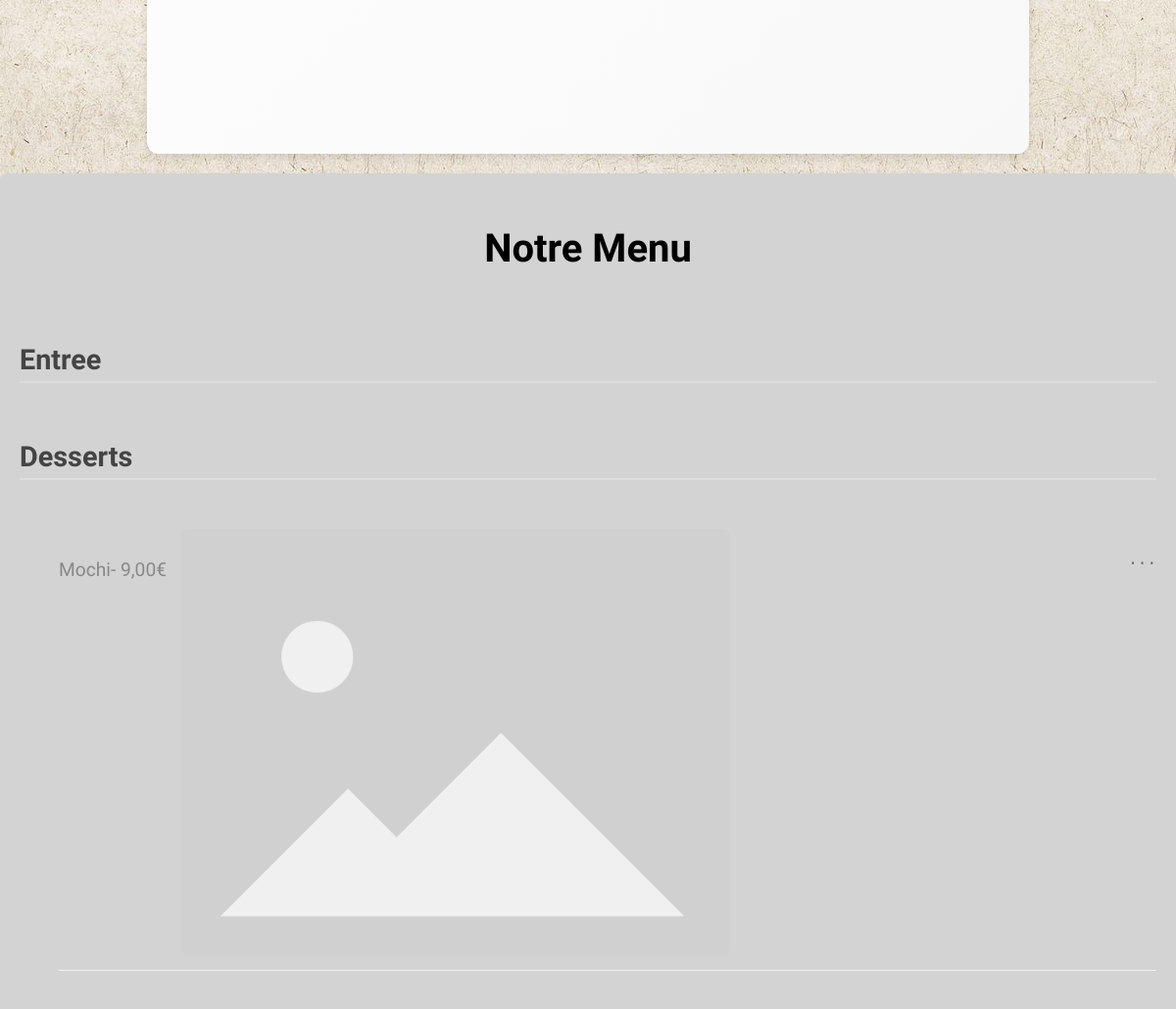
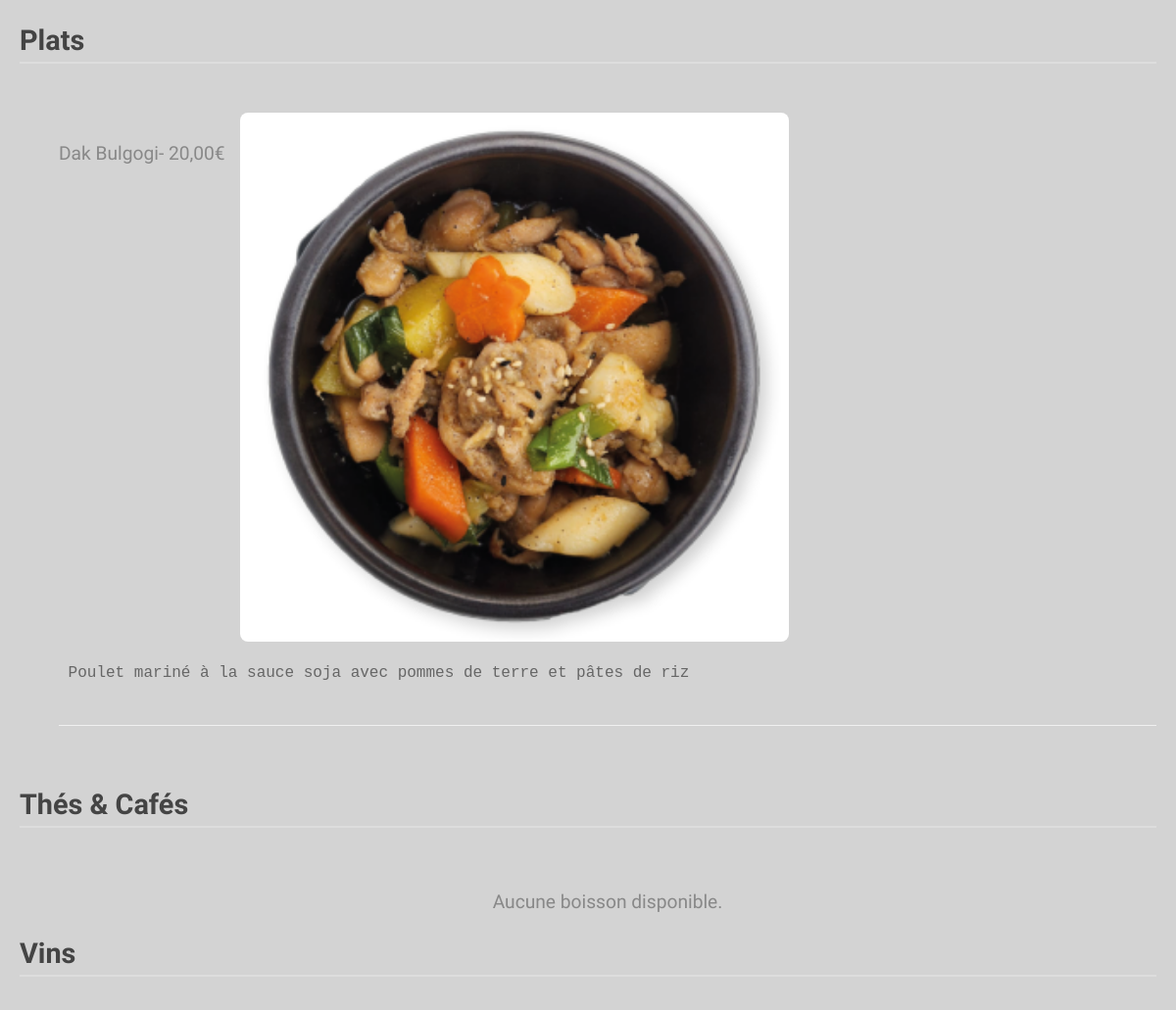
Before: /restaurants/traiteur/ (middle part) with the older database file (2 pictures, top to bottom).
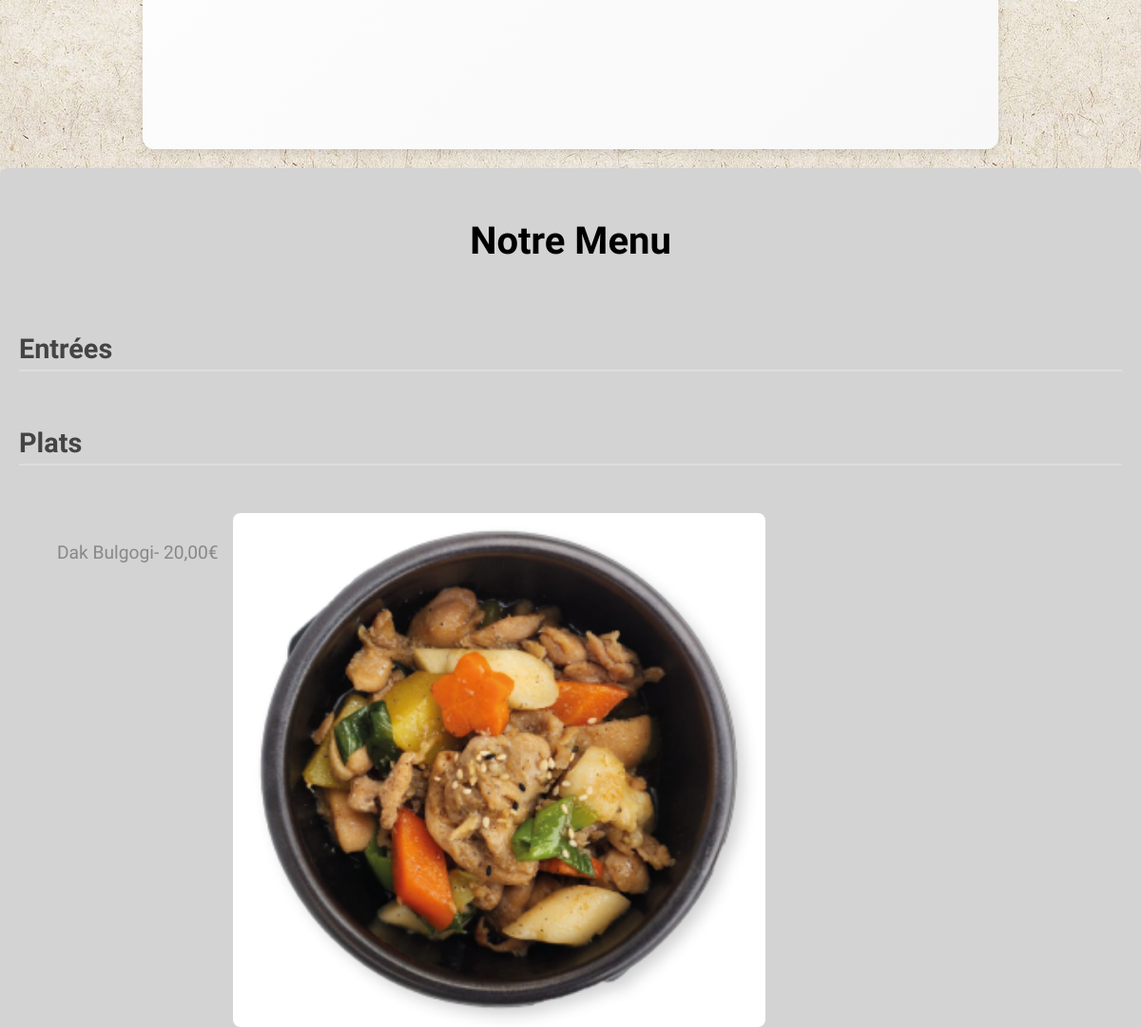
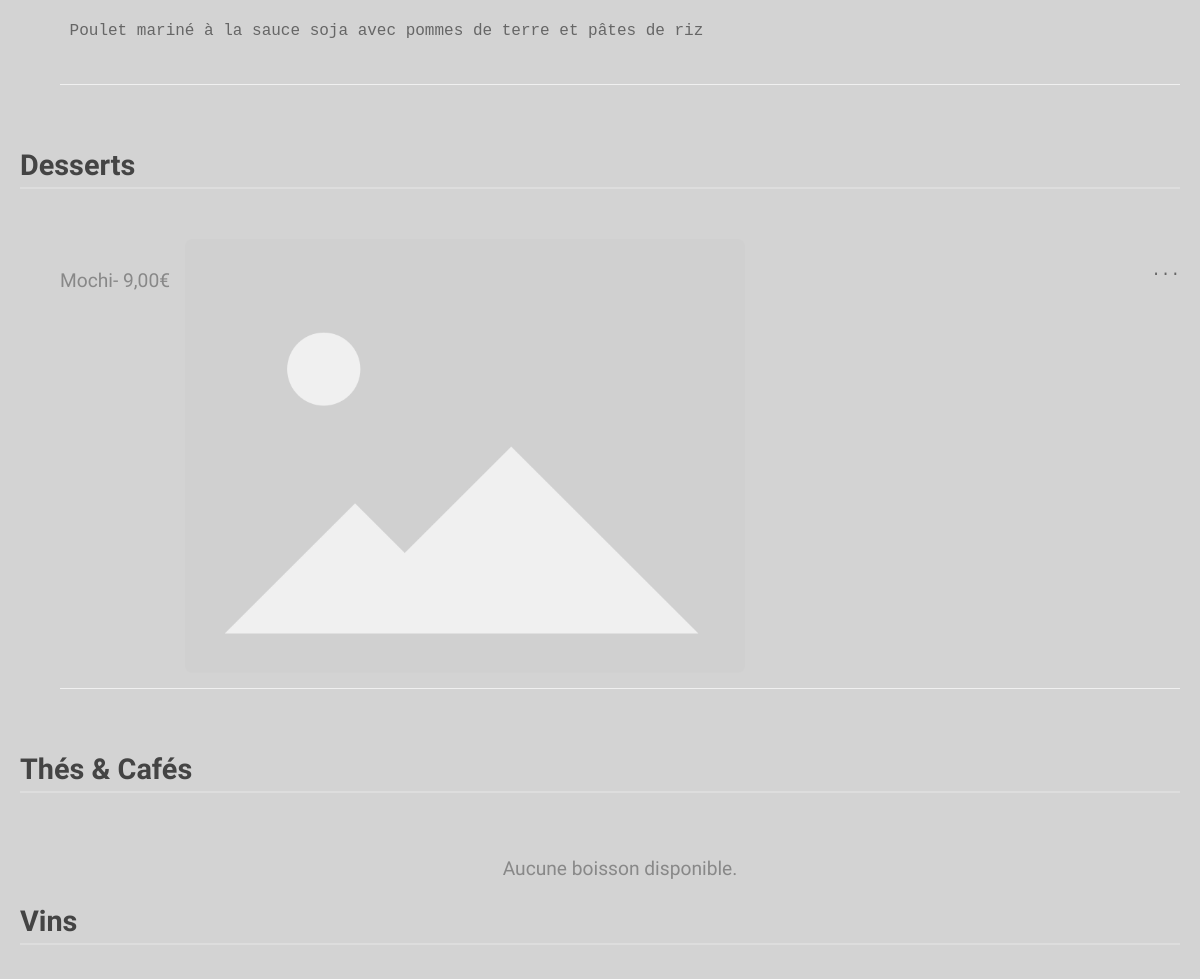
After: the same page with the newer database file (2 pictures, top to bottom).
### menu/models.py (models this page shows, shortened)
class Menu(models.Model):
    nom = models.CharField(max_length=100, unique=True)
    restaurant = models.ForeignKey(Restaurant, on_delete=models.CASCADE)
    visible = models.BooleanField(default=True)
    priorite = models.PositiveIntegerField(default =0, blank =False, null=False)

class CategoriePlat(models.Model):
    nom  = models.CharField(max_length=100, unique=True)
    description = models.TextField(blank=True, null=True)
    priorite = models.PositiveIntegerField(default =0, blank =False, null=False)

class Plat(models.Model):
    menu = models.ForeignKey(Menu, on_delete=models.CASCADE)
    categorie = models.ForeignKey(CategoriePlat, on_delete=models.CASCADE)
    nom  = models.CharField(max_length=100, unique=True)
    prix = models.DecimalField(max_digits=6, decimal_places=2)
    description = models.TextField(blank=True, null=True)
    image_path = models.CharField(max_length=255, blank=True, null=True)
    priorite = models.PositiveIntegerField(default =0, blank =False, null=False)

class CategorieBoisson(models.Model):
    nom  = models.CharField(max_length=100, unique=True)
    description = models.TextField(blank=True, null=True)
    priorite = models.PositiveIntegerField(default =0, blank =False, null=False)

### menu/views.py (the view)
# urls.py: path('<str:restaurant_nom>/', menu, name='menu'),
def menu(request,restaurant_nom):
    restaurant = get_object_or_404(Restaurant, nom=restaurant_nom)
    menus = Menu.objects.filter(restaurant=restaurant).order_by("priorite")
    categoriesPlats = CategoriePlat.objects.all().order_by("priorite")
    categoriesBoissons= CategorieBoisson.objects.all().order_by("priorite")
    plats = Plat.objects.filter(categorie__in=categoriesPlats, menu__in=menus).order_by("priorite")
    accompagnementsPlats = AccompagnementPlat.objects.filter(plat__in=plats).order_by("priorite")
    boissons = Boisson.objects.filter(categorie__in=categoriesBoissons, menu__in=menus).order_by("priorite")
    accompagnementsBoissons = AccompagnementBoisson.objects.filter(boisson__in=boissons).order_by("priorite")
    return render(request, 'menu/restaurant.html', { 'restaurant': restaurant,'menus': menus, 'categoriesPlats': categoriesPlats, 'plats': plats, 'accompagnementsPlats':accompagnementsPlats, 'categoriesBoissons': categoriesBoissons, 'boissons':boissons,'accompagnementsBoissons':accompagnementsBoissons})

### menu/templates/menu/restaurant.html (shortened to what this page needs)
{% extends "menu/base.html" %}
{% load static %}
{% block content %}
  {%for menu in menus%}
    {%if menu.visible%}
      {%include 'partials/menu.html'%}
    {%endif%}
    {%empty%}
    <p>Aucun menu disponible</p>
  {%endfor%}
{% endblock %}

### menu/templates/partials/menu.html (shortened to what this page needs)
{% load static %}
{% block content %}
<section id="menu" class="menu">
    <div class="menu-container">
        <h1>Notre Menu</h1><br>
        {% for categorie in categoriesPlats %}
            <h2>{{ categorie.nom }}</h2><br>
            <ol class="plats">
                {% for item in plats %}
                    {% if item.categorie.id == categorie.id and item.menu.id == menu.id %}
                        <li class="menu-item">
                            <p class="nom">{{ item.nom }}</p>
                            <p class="prix">- {{ item.prix }}€</p><br>
                            {% if item.image_path %}
                                <img src="{% static item.image_path %}" alt="{{ item.nom }}"><br>
                            {% endif %}<br>
                            <pre><p class="description"> {{ item.description }}</p></pre>
                        </li><br>
                    {% endif %}
                {% empty %}
                    <p>Aucun plat disponible.</p>
                {% endfor %}
            </ol>
        {% empty %}
            <p>Aucune catégorie disponible.</p>
        {% endfor %}
        {% for categorie in categoriesBoissons %}
        <h2>{{ categorie.nom }}</h2><br>
        <ol class="boissons">
            {% for item in boissons %}
                {% if item.categorie.id == categorie.id  and item.menu.id == menu.id%}
                    <li class="menu-item">
                        <p class="nom">{{ item.nom }}</p><br>
                        {% if item.prixBouteille %}
                        <p class="prix">Verre - {{ item.prixVerre}}€</p><br>
                        <p class="prix">Bouteille - {{ item.prixBouteille }}€</p><br>
                        {% else %}
                            <p class="prix">- {{ item.prixVerre }}€</p><br>
                        {%endif%}
                        {% if item.image_path %}
                            <img src="{% static item.image_path %}" alt="{{ item.nom }}"><br>
                        {% endif %}<br>
                        <pre><p class="description"> {{ item.description }}</p></pre>
                        <ul class="accompagnements">
                        {% for accompagnement in accompanementsBoissons %}
                            {% if item.id == accompagnement.plat.id %}
                                <li class ="accompagnement">
                                <p class="nom">{{ accompagnement.nom }}</p>
                                <p class="prix">+ ${{ accompagnement.prix }}</p><br>
                                {% if accompagnement.image_path %}
                                    <img src="{% static accompagnement.image_path %}" alt="{{ accompagnement.nom }}"><br>
                                {% endif %}<br>
                                <pre><p class="description"> {{ accompagnement.description }}</p></pre>
                                </li>
                            {% endif %}<br>
                        {% endfor %}
                        </ul>
                    </li><br>
                {% endif %}
                {% empty %}
                <p>Aucune boisson disponible.</p>
            {% endfor %}
        </ol>
    {% empty %}
        <p>Aucune catégorie disponible.</p>
    {% endfor %}
    </div>
</section>
{% endblock %}

Changed rows visible on the page:
changed CategoriePlat: nom "Entree" → "Entrées"
changed CategoriePlat "Plats": moves up the list
